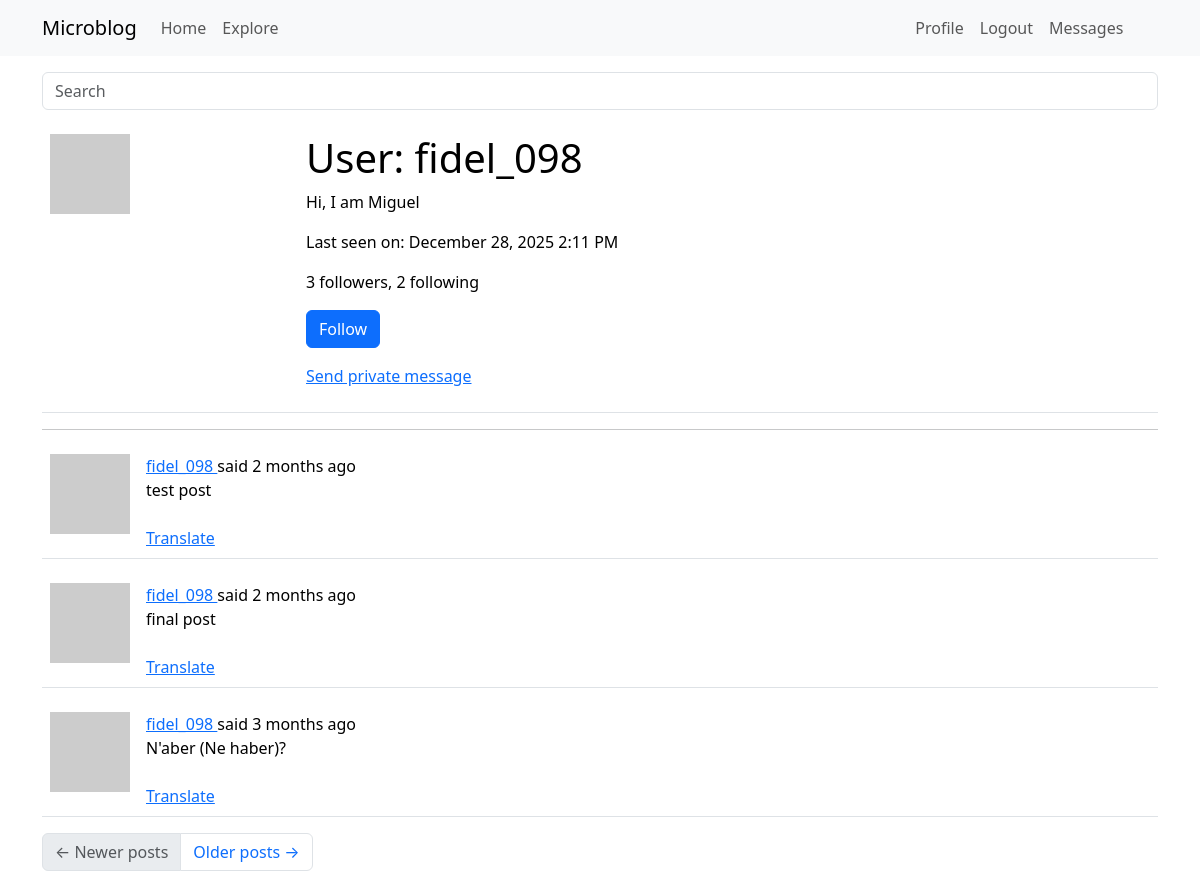
The app's page /user/fidel_098 (signed in), older data.
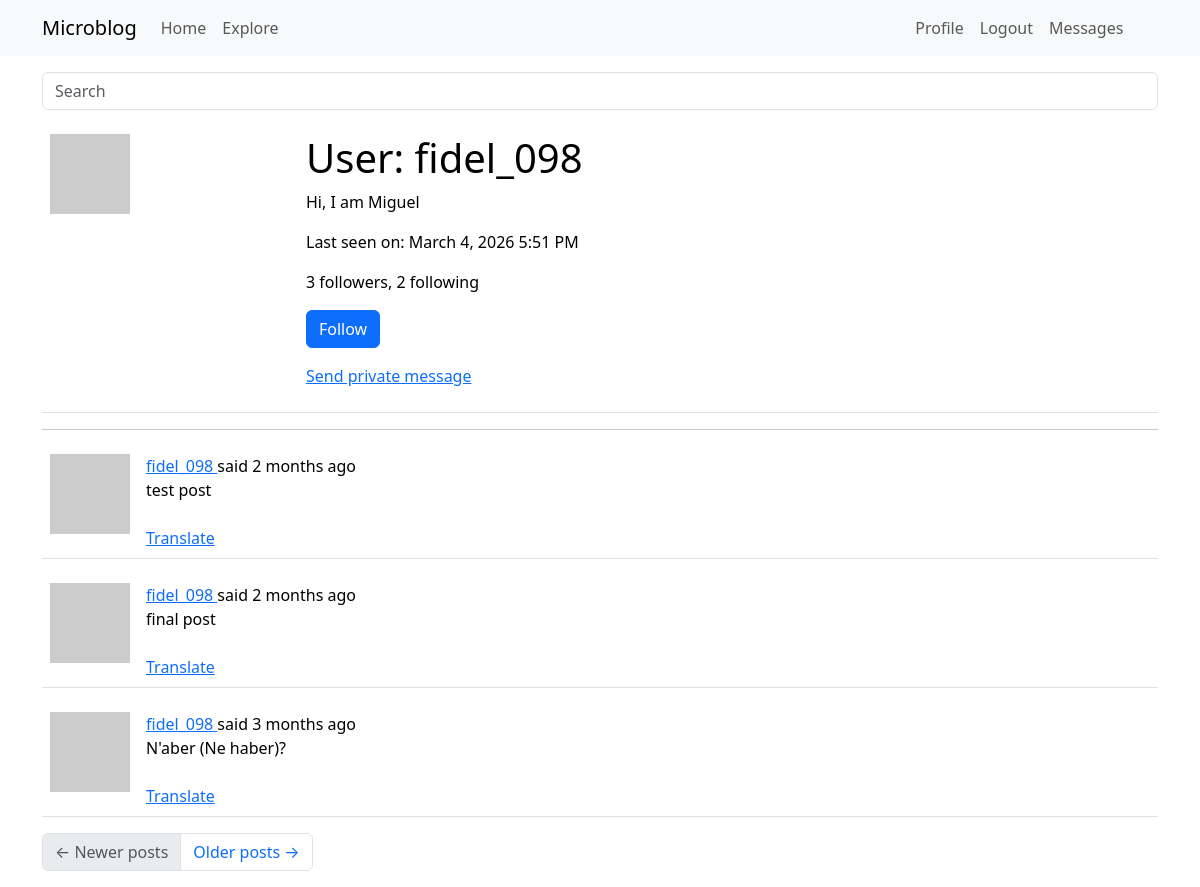
The same page, newer data.
### app/models.py (models this page shows, shortened)
class PaginatedAPIMixin(object):
    @staticmethod
    def to_collection_dict(query, page, per_page, endpoint, **kwargs): #it takes an sql query, a page number and a page size
        resources = db.paginate(query, page=page, per_page=per_page, error_out=False)
        data = {
          'items': [item.to_dict() for item in resources.items],
            '_meta': {
                'page': page,
                'per_page': per_page,
                'total_pages': resources.pages,
                'total_items': resources.total
            },
            '_links': {
                'self': url_for(endpoint, page=page, per_page=per_page,
                                **kwargs), #takes the endpoint argument for the view function that needs to be used in the url_for calls
                'next': url_for(endpoint, page=page + 1, per_page=per_page,
                                **kwargs) if resources.has_next else None,
                'prev': url_for(endpoint, page=page - 1, per_page=per_page,
                                **kwargs) if resources.has_prev else None
            }
        }
        return data

class User(PaginatedAPIMixin, UserMixin, db.Model):
    __tablename__ = "user"
    id: so.Mapped[int] = so.mapped_column(primary_key=True)
    username: so.Mapped[str] = so.mapped_column(sa.String(64), index=True, unique=True)
    email: so.Mapped[str] = so.mapped_column(sa.String(120), index=True, unique=True)
    password_hash: so.Mapped[Optional[str]] = so.mapped_column(sa.String(256))
    posts: so.WriteOnlyMapped['Post'] = so.relationship(back_populates='author')
    about_me: so.Mapped[Optional[str]] = so.mapped_column(sa.String(140))
    last_seen: so.Mapped[Optional[datetime]] = so.mapped_column(default=lambda:
                                datetime.now(timezone.utc))
    def avatar(self, size):
        digest = md5(self.email.lower().encode('utf-8')).hexdigest()
        return f'https://www.gravatar.com/avatar/{digest}?d=identicon&s={size}'
    following: so.WriteOnlyMapped['User'] = so.relationship(
        secondary=followers,
        primaryjoin=(followers.c.follower_id == id),
        secondaryjoin=(followers.c.followed_id == id),
        back_populates='followers')
    followers: so.WriteOnlyMapped['User'] = so.relationship(
        secondary=followers, primaryjoin=(followers.c.followed_id == id),
        secondaryjoin=(followers.c.follower_id == id),
        back_populates='following')
    def is_following(self, user):
        query = self.following.select().where(User.id == user.id)
        return db.session.scalar(query)
    def followers_count(self):
        query = sa.select(sa.func.count()).select_from(
            self.followers.select().subquery())
        return db.session.scalar(query)
    def following_count(self):
        query = sa.select(sa.func.count()).select_from(
            self.following.select().subquery())
        return db.session.scalar(query)
    last_message_read_time: so.Mapped[Optional[datetime]]
    messages_sent: so.WriteOnlyMapped['Message'] = so.relationship(foreign_keys='Message.sender_id', back_populates='author')
    messages_received: so.WriteOnlyMapped['Message'] = so.relationship(foreign_keys='Message.recipient_id', back_populates='recipient')
    def unread_message_count(self):
        last_read_time = self.last_message_read_time or datetime(1900, 1, 1)
        query = sa.select(Message).where(Message.recipient == self, Message.timestamp > last_read_time)
        return db.session.scalar(sa.select(sa.func.count()).select_from(query.subquery()))
    notifications: so.WriteOnlyMapped['Notification'] = so.relationship(back_populates='user')
    tasks: so.WriteOnlyMapped['Task'] = so.relationship(back_populates='user')
    def get_tasks_in_progress(self):
        query = self.tasks.select().where(Task.complete == False)
        return db.session.scalars(query)
    token: so.Mapped[Optional[str]] = so.mapped_column(sa.String(32), index=True, unique=True)
    token_expiration: so.Mapped[Optional[datetime]] = so.mapped_column(sa.DateTime)

class SearchableMixin(object):
    @classmethod
    def before_commit(cls, session):
        session._changes = { #session._changes is a custom attribute added to the session object to track changes made during the session
            'add': list(session.new), #list of new objects to be added
            'update': list(session.dirty), #list of modified objects
            'delete': list(session.deleted) #list of deleted objects
        }
    @classmethod
    def after_commit(cls, session):
        for obj in session._changes['add']:
            if isinstance(obj, SearchableMixin):
                add_to_index(obj.__tablename__, obj)
        for obj in session._changes['update']:
            if isinstance(obj, SearchableMixin):
                add_to_index(obj.__tablename__, obj)
        for obj in session._changes['delete']:
            if isinstance(obj, SearchableMixin):
                remove_from_index(obj.__tablename__, obj)
        session._changes = None

class Post(SearchableMixin, db.Model):
    __tablename__ = "post"
    __searchable__ = ['body'] #this indicates that the body field of the Post model should be indexed for full-text search
    id: so.Mapped[int] = so.mapped_column(primary_key=True)
    body: so.Mapped[str] = so.mapped_column(sa.String(140))
    timestamp: so.Mapped[datetime] = so.mapped_column(index=True, default=lambda: datetime.now(timezone.utc))
    user_id: so.Mapped[int] = so.mapped_column(sa.ForeignKey(User.id), index=True)
    author: so.Mapped[User] = so.relationship(back_populates='posts')
    language: so.Mapped[Optional[str]] = so.mapped_column(sa.String(5))

### app/main/routes.py (the view)
@bp.route('/user/<username>')
@login_required
def user(username):
    user = db.first_or_404(sa.select(User).where(User.username == username))
    page = request.args.get('page', 1, type=int)
    query = user.posts.select().order_by(Post.timestamp.desc())
    posts = db.paginate(query, page=page, per_page=current_app.config['POSTS_PER_PAGE'], error_out=False)
    prev_url=None
    next_url=None
    if posts.has_next:
        next_url = url_for('main.user', username=user.username, page=posts.next_num)
    if posts.has_prev:
        prev_url = url_for('main.user', username=user.username, page=posts.prev_num)
    form = EmptyForm()
    return render_template('user.html',form=form,
                           posts=posts.items, next_url=next_url,
                           prev_url=prev_url, user=user, delete_form=form)

### app/main/forms.py
class SearchForm(FlaskForm):
    q = StringField(_l('Search'), validators=[DataRequired()])
    def __init__(self, *args, **kwargs):
        if 'formdata' not in kwargs:
            kwargs['formdata'] = request.args
        if 'meta' not in kwargs:
            kwargs['meta'] = {'csrf': False}
        super(SearchForm, self).__init__(*args, **kwargs)

class EmptyForm(FlaskForm):
    submit = SubmitField(_l('Submit'))

### app/__init__.py (called while the page is built)
def get_locale():
    return request.accept_languages.best_match(current_app.config['LANGUAGES'])

### app/main/routes.py (called while the page is built)
@bp.before_request
def before_request():
    if current_user.is_authenticated:
        current_user.last_seen = datetime.now(timezone.utc)
        db.session.commit()
        g.search_form = SearchForm()
    g.locale = str(get_locale())

### app/models.py (called while the page is built)
@login.user_loader
def load_user(id):
    return db.session.get(User, int(id))

### app/templates/user.html (shortened to what this page needs)
{%extends "base.html" %}
{% block content %}
   <table class="table table-hover">
       <tr valign="top">
            <td width="256px"><img src = "{{ user.avatar(128) }}"></td>
            <td>
               <h1>{{ _('User') }}: {{ user.username }}</h1>
               {% if user.about_me %}<p>{{ user.about_me }}</p>{% endif %}
               {% if user.last_seen %}<p>{{ _('Last seen on') }}: {{ moment(user.last_seen).format('LLL') }}</p>{% endif %}
                <p>{{ _('%(count)d followers', count=user.followers_count()) }}, {{ _('%(count)d following', count=user.following_count()) }}</p>
                {% if user == current_user %}
               <p>
                   <a href="{{ url_for('main.edit_profile') }}">{{ _('Edit your profile') }}</a>
                   {% if not current_user.get_task_in_progress('export_posts') %}
                   | <a href="{{ url_for('main.export_posts') }}">{{ _('Export your posts') }}</a>
                   {% endif %}
               </p>
               {% elif not current_user.is_following(user) %}
               <p>
                   <form action="{{ url_for('main.follow', username=user.username) }}" method="post">
                       {{ form.submit(value=_('Follow'), class_='btn btn-primary') }}
                   </form>
               </p>
               {% endif %}
               {% if user != current_user %}
               <p>
                   <a href="{{ url_for('main.send_message', recipient=user.username) }}">
                       {{_('Send private message')}}
                   </a>
               </p>
               {% endif %}
           </td>
       </tr>
   </table>
   <hr>
   {% for post in posts %}
       {% include '_post.html' %}
   {% endfor %}
   <nav aria-label="Post navigation">
       <ul class="pagination">
           <li class="page-item{% if not prev_url %} disabled{% endif %}">
               <a class="page-link" href="{{ prev_url }}">
                   <span aria-hidden="true">&larr;</span> Newer posts
               </a>
           </li>
           <li class="page-item{% if not next_url %} disabled{% endif %}">
               <a class="page-link" href="{{ next_url }}">
                   Older posts <span aria-hidden="true">&rarr;</span>
               </a>
           </li>
       </ul>
   </nav>
{% endblock %}

### app/templates/base.html (shortened to what this page needs)
<!doctype html>
<html>
    <head>
      <link
        href="https://cdn.jsdelivr.net/npm/bootstrap@5.3.2/dist/css/bootstrap.min.css"
        rel="stylesheet"
      >
    </head>
    <body>
        <nav class="navbar navbar-expand-lg bg-body-tertiary">
        <div class="container">
          <a class="navbar-brand" href="{{ url_for('main.index') }}">Microblog</a>
        <div class="collapse navbar-collapse" id="navbarSupportedContent">
          <ul class="navbar-nav me-auto mb-2 mb-lg-0">
            <li class="nav-item">
              <a class="nav-link" aria-current="page" href="{{ url_for('main.index') }}">Home</a>
            </li>
            <li class="nav-item">
              <a class="nav-link" aria-current="page" href="{{ url_for('main.explore') }}">Explore</a>
            </li>
          </ul>
          <ul class="navbar-nav mb-2 mb-lg-0">
          {% if current_user.is_anonymous %}
          <li class="nav-item">
              <a class="nav-link" aria-current="page" href="{{ url_for('auth.login') }}">Login</a>
          </li>
            {% else %}
          <li class="nav-item">
              <a class="nav-link" aria-current="page" href="{{ url_for('main.user', username=current_user.username) }}">Profile</a>
          </li>
          <li class="nav-item">
              <a class="nav-link" aria-current="page" href="{{ url_for('auth.logout') }}">Logout</a>
            </li>
          <li class="nav-item">
            <a class="nav-link" aria-current="page" href="{{ url_for('main.messages')}}">{{ _('Messages') }}
              {% set unread_message_count = current_user.unread_message_count() %}
            </a>
          </li>
          {% endif %}
        </ul>
        </div>
      </div>
    </nav>
    <div class="container mt-3">
      {% if g.search_form %}
          <form method="GET" action="{{ url_for('main.search') }}" class="mb-3">
           <div class="input-group">
               {{ g.search_form.q(size=20, class='form-control', placeholder=g.search_form.q.label.text) }}
              </div>
            </form>
        {% endif %}
        {% block content %}{% endblock %}
      </div>
  </body>
</html>

### app/templates/_post.html (shortened to what this page needs)
<table class="table table-hover">
    <tr>
        <td width="70px">
            <a href="{{ url_for('main.user', username=post.author.username) }}">
            <img src="{{ post.author.avatar(36) }}">
            </a>
        </td>
        <td>
            {{ _('%(username)s said %(when)s',
                username=user_link, when=moment(post.timestamp).fromNow()) }}
                <br>
            <span id="post{{ post.id }}">{{ post.body }}</span>
            {% if post.language and post.language != g.locale %}
            <br><br>
            <span id="translation{{ post.id }}">
                    <a href="javascript:translate(
                                'post{{ post.id }}',
                                'translation{{ post.id }}',
                                '{{ post.language }}',
                                '{{ g.locale }}');">{{ _('Translate') }}</a>
                </span>
            {% endif %}
        </td>
    </tr>
</table>

Row changes from the older to the newer data that the page shows:
changed User "fidel_098": last_seen "December 28, 2025 2:11 PM" → "March 4, 2026 5:51 PM"
